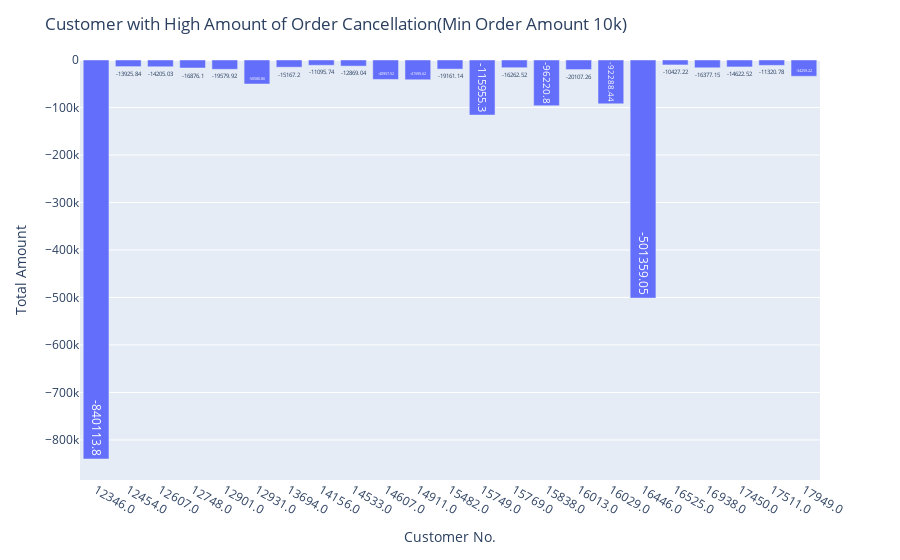

The notebook cell saved with this chart:
### Code cell
dff = df[df['TotalAmount']<0]
low_total_customer_expanse = dff.groupby('CustomerNo')['TotalAmount'].sum().reset_index()
low_total_customer_expanse['CustomerNo'] = low_total_customer_expanse['CustomerNo'].astype(str)
low_total_customer_expanse = low_total_customer_expanse[low_total_customer_expanse['TotalAmount']<-10000].round(2)

fig = px.bar(low_total_customer_expanse, x=low_total_customer_expanse['CustomerNo'], y=low_total_customer_expanse['TotalAmount'], text_auto='position')
fig.update_layout(xaxis_title='Customer No.', yaxis_title='Total Amount', title='Customer with High Amount of Order Cancellation(Min Order Amount 10k)')
fig.show()

### Figure 1 — Plotly figure (JSON) as saved in the notebook; plotly's stock layout.template omitted (floating-point values rounded to 4 significant figures)
{"data": [{"alignmentgroup": "True", "hovertemplate": "CustomerNo=%{x}<br>TotalAmount=%{y}<extra></extra>", "legendgroup": "", "marker": {"color": "#636efa", "pattern": {"shape": ""}}, "name": "", "offsetgroup": "", "orientation": "v", "showlegend": false, "textposition": "auto", "texttemplate": "%{y:position}", "type": "bar", "x": ["12346.0", "12454.0", "12607.0", "12748.0", "12901.0", "12931.0", "13694.0", "14156.0", "14533.0", "14607.0", "14911.0", "15482.0", "15749.0", "15769.0", "15838.0", "16013.0", "16029.0", "16446.0", "16525.0", "16938.0", "17450.0", "17511.0", "17949.0"], "xaxis": "x", "y": [-840100.0, -13930.0, -14210.0, -16880.0, -19580.0, -50580.0, -15170.0, -11100.0, -12870.0, -40960.0, -41600.0, -19160.0, -116000.0, -16260.0, -96220.0, -20110.0, -92290.0, -501400.0, -10430.0, -16380.0, -14620.0, -11320.0, -34260.0], "yaxis": "y"}], "layout": {"barmode": "relative", "legend": {"tracegroupgap": 0}, "margin": {"t": 60}, "title": {"text": "Customer with High Amount of Order Cancellation(Min Order Amount 10k)"}, "xaxis": {"anchor": "y", "domain": [0, 1], "title": {"text": "Customer No."}}, "yaxis": {"anchor": "x", "domain": [0, 1], "title": {"text": "Total Amount"}}}}
